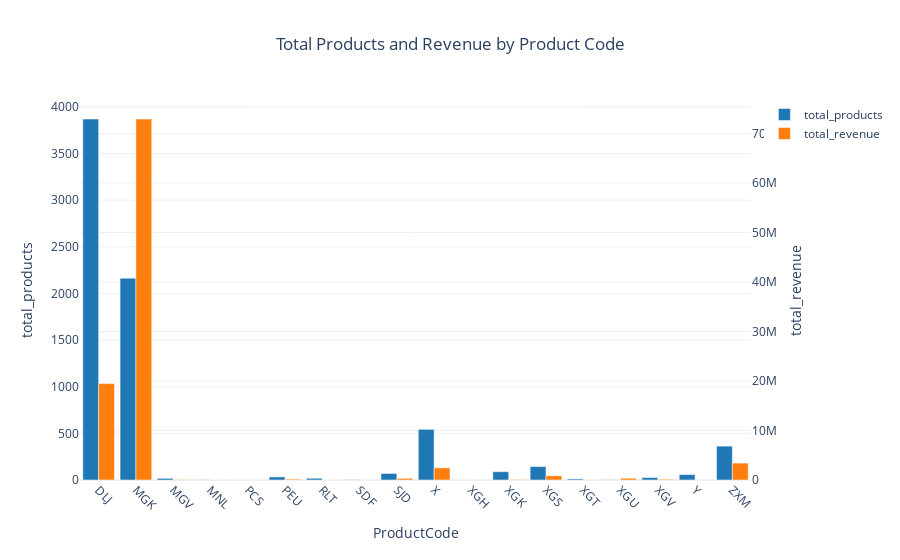

The code cell stored with this chart in its notebook:
### Markdown cell above
From the plots the main insights we can appreciate, which will have an impact during the modelling phase is that the distribution of the numerical variables is highly skewed to the left. In addition, there are over-represented products such as the DLJ and MGK one.

### Code cell
from utils import plot_grouped_bar_chart

product_data = df.groupby('ProductCode').agg(
    total_products=('ProductCode', 'count'),  # Change to mean instead of sum
    total_revenue=('Revenue', 'sum')
).reset_index()

plot_grouped_bar_chart(
    df=product_data,
    x_col='ProductCode', 
    y_col1='total_products', 
    y_col2='total_revenue', 
    title='Total Products and Revenue by Product Code'
)

### Figure 1 — Plotly figure (JSON) as saved in the notebook; plotly's stock layout.template omitted (floating-point values rounded to 4 significant figures)
{"data": [{"marker": {"color": "#1f77b4"}, "name": "total_products", "offsetgroup": "0", "type": "bar", "x": ["DLJ", "MGK", "MGV", "MNL", "PCS", "PEU", "RLT", "SDF", "SJD", "X", "XGH", "XGK", "XGS", "XGT", "XGU", "XGV", "Y", "ZXM"], "y": [3870, 2163, 18, 2, 1, 33, 19, 3, 70, 543, 1, 89, 144, 12, 2, 26, 58, 363]}, {"marker": {"color": "#ff7f0e"}, "name": "total_revenue", "offsetgroup": "1", "type": "bar", "x": ["DLJ", "MGK", "MGV", "MNL", "PCS", "PEU", "RLT", "SDF", "SJD", "X", "XGH", "XGK", "XGS", "XGT", "XGU", "XGV", "Y", "ZXM"], "y": [19470000.0, 72930000.0, 90710.0, 3629.0, 49.5, 172300.0, 8387.0, 425.8, 334600.0, 2455000.0, 11115, 105100.0, 854900.0, 36490.0, 363000.0, 152300.0, 12080.0, 3418000.0], "yaxis": "y2"}], "layout": {"bargap": 0.15, "barmode": "group", "title": {"text": "Total Products and Revenue by Product Code", "x": 0.5}, "xaxis": {"tickangle": 45, "title": {"text": "ProductCode"}}, "yaxis": {"title": {"text": "total_products"}}, "yaxis2": {"overlaying": "y", "side": "right", "title": {"text": "total_revenue"}}}}
